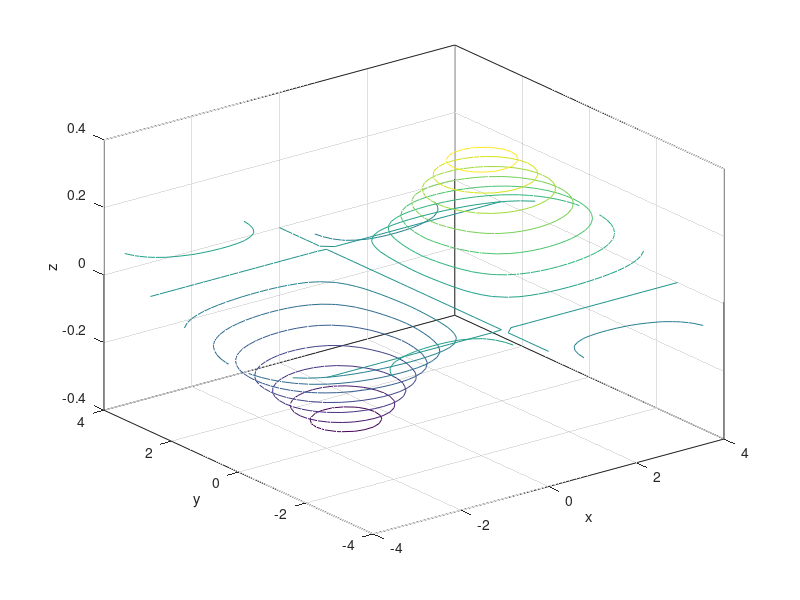

Reproduce this figure in MATLAB.
%% Grafik 3D Contour Plot
x = -4:0.2:4;
y = -4:0.2:4;
[X, Y] = meshgrid(x, y);
Z = 1.5.^(-1.2*sqrt(X.^2+Y.^2)) .* sin(0.6*X) .* cos(0.6*Y);
contour3(X, Y, Z, 15);
xlabel('x'); ylabel('y'); zlabel('z');
print('grafik_3d_contour.png', '-dpng', '-r120')
